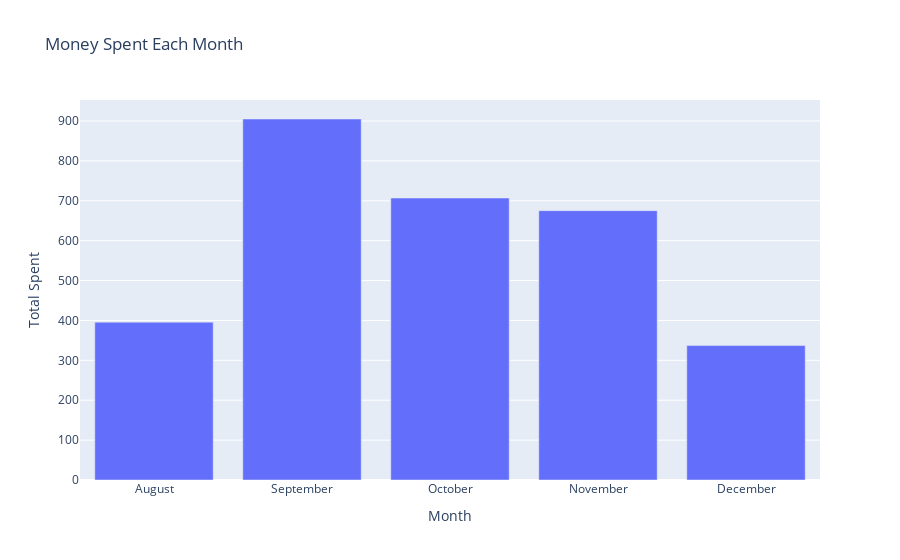

The notebook cell saved with this chart:
### Code cell
monthSpendingsDf = pd.DataFrame({'Month': ['August', 'September', 'October', 'November', 'December'], 'Total Spent': [
                                augTotal, septTotal, octTotal, novTotal, decTotal]})

fig = px.bar(monthSpendingsDf, x='Month', y='Total Spent',
       title='Money Spent Each Month')
fig.show()

print("""In august I spent ${0:.2f},
In september I spent ${1:.2f},
In october I spent ${2:.2f},
In november I spent ${3:.2f},
In december I spent ${4:.2f}.""".format(augTotal, septTotal, octTotal, novTotal, decTotal))

### Figure 1 — Plotly figure (JSON) as saved in the notebook; plotly's stock layout.template omitted (floating-point values rounded to 4 significant figures)
{"data": [{"alignmentgroup": "True", "hovertemplate": "Month=%{x}<br>Total Spent=%{y}<extra></extra>", "legendgroup": "", "marker": {"color": "#636efa", "pattern": {"shape": ""}}, "name": "", "offsetgroup": "", "orientation": "v", "showlegend": false, "textposition": "auto", "type": "bar", "x": ["August", "September", "October", "November", "December"], "xaxis": "x", "y": [395.7, 905.1, 706.9, 675.3, 337.1], "yaxis": "y"}], "layout": {"barmode": "relative", "legend": {"tracegroupgap": 0}, "title": {"text": "Money Spent Each Month"}, "xaxis": {"anchor": "y", "domain": [0, 1], "title": {"text": "Month"}}, "yaxis": {"anchor": "x", "domain": [0, 1], "title": {"text": "Total Spent"}}}}
